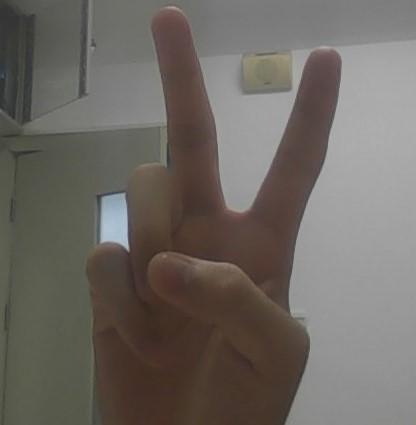
#> input picture test/testimg/test.jpg, 416 x 425 px
$ python detect_test.py
#> lines starting #> are read from the running program, lines starting #| are printed output that depends on the picture; after the words box and inside, x2 and y2 are one past the last pixel; in counts of white or black regions, pixels touching at a corner belong together
"""
@Author: blankxiao
@file: detect_test.py
@Created: 2024-11-23
@Desc: 测试手部检测的各个处理步骤
"""

import cv2
import numpy as np
from pathlib import Path
import logging

logger = logging.getLogger(__name__)

def test_hand_detection():
    """测试手部检测的各个步骤"""
    try:
        # 读取测试图片
        img_path = Path("./testimg/test.jpg")
        if not img_path.exists():
            logger.error(f"测试图片不存在: {img_path}")
            return

        # 读取并显示原始图片
        original = cv2.imread(str(img_path))
#> original is the input picture: shape (425, 416, 3); mean B, G, R 98.6, 104.3, 109.5
        cv2.imshow("1. Original Image", original)
        cv2.imwrite("testimg/1_original.jpg", original)

        # 转换到YCrCb颜色空间
        ycrcb = cv2.cvtColor(original, cv2.COLOR_BGR2YCrCb)
#> ycrcb: shape (425, 416, 3); mean of channels 0, 1, 2 105.2, 131.1, 124.3
        cv2.imshow("2. YCrCb Color Space", ycrcb)
        cv2.imwrite("testimg/2_ycrcb.jpg", ycrcb)

        # 应用肤色掩码
        # YCrCb空间中的肤色范围
        min_YCrCb = np.array([0, 133, 77], np.uint8)
        max_YCrCb = np.array([255, 173, 127], np.uint8)

        # 创建掩码
        skin_mask = cv2.inRange(ycrcb, min_YCrCb, max_YCrCb)
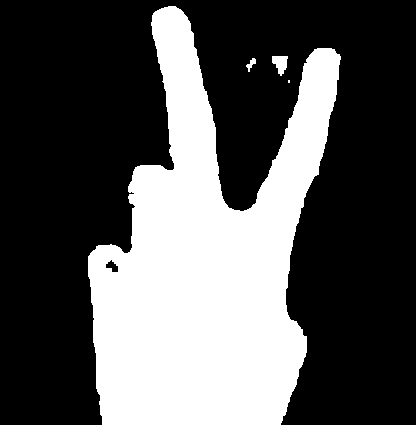
#> skin_mask: shape (425, 416); 33.4% white; 4 white regions (1 under 20 px), largest, box (x1, y1, x2, y2) and area: (88, 6, 341, 425) 58848, (272, 56, 288, 76) 210, (246, 58, 256, 72) 62
        cv2.imshow("3. Skin Mask", skin_mask)
        cv2.imwrite("testimg/3_skin_mask.jpg", skin_mask)

        # 形态学处理
        # 创建结构元素
        kernel = cv2.getStructuringElement(cv2.MORPH_ELLIPSE, (5, 5))

        # 闭运算：先膨胀后腐蚀，填充小洞
        closed = cv2.morphologyEx(skin_mask, cv2.MORPH_CLOSE, kernel)
#> closed: shape (425, 416); 33.5% white; 4 white regions (1 under 20 px), largest, box (x1, y1, x2, y2) and area: (88, 6, 341, 425) 58876, (272, 56, 288, 76) 211, (246, 58, 256, 72) 64
        cv2.imshow("4. After Closing", closed)
        cv2.imwrite("testimg/4_after_closing.jpg", closed)

        # 开运算：先腐蚀后膨胀，去除小斑点
        opened = cv2.morphologyEx(closed, cv2.MORPH_OPEN, kernel)
#> opened: shape (425, 416); 33.4% white; 3 white regions, box (x1, y1, x2, y2) and area: (88, 6, 341, 425) 58869, (272, 56, 287, 75) 202, (247, 59, 256, 69) 50
        cv2.imshow("5. After Opening", opened)
        cv2.imwrite("testimg/5_after_opening.jpg", opened)

        # 再次膨胀，扩大皮肤区域
        dilated = cv2.dilate(opened, kernel, iterations=2)
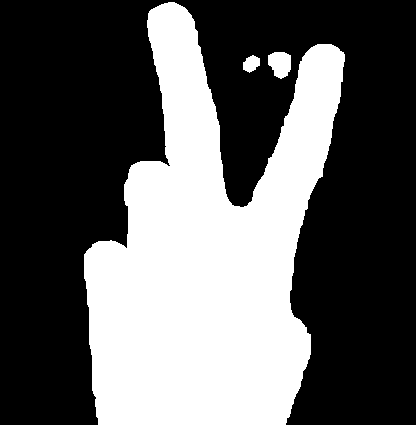
#> dilated: shape (425, 416); 37% white; 3 white regions
        cv2.imshow("6. After Dilation", dilated)
        cv2.imwrite("testimg/6_after_dilation.jpg", dilated)

        # 找到轮廓
        contours, _ = cv2.findContours(dilated, cv2.RETR_EXTERNAL, cv2.CHAIN_APPROX_SIMPLE)
#> contours = 3 contours; box (x1, y1, x2, y2) and area: (84, 2, 345, 425) 63980, (268, 52, 291, 79) 440, (243, 55, 260, 73) 186

        # 在原图上绘制轮廓
        result = original.copy()
        cv2.drawContours(result, contours, -1, (0, 255, 0), 2)
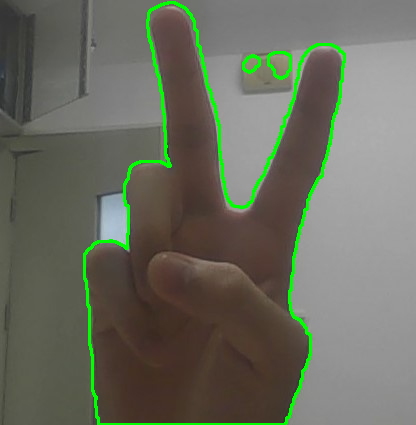
#> result: shape (425, 416, 3); 3.04% of pixels changed, all inside (x1, y1, x2, y2) = (83, 1, 346, 425)
        cv2.imshow("7. Final Result", result)
        cv2.imwrite("testimg/7_final_result.jpg", result)

        logger.info("手部检测测试完成，结果已保存到testimg目录")
        cv2.waitKey(0)
        cv2.destroyAllWindows()

    except Exception as e:
        logger.error(f"测试过程出错: {str(e)}")

if __name__ == "__main__":
    # 配置日志
    logging.basicConfig(
        level=logging.INFO,
        format='%(asctime)s - %(name)s - %(levelname)s - %(message)s'
    )

    test_hand_detection()

$ run again, with test/testimg/example_0.JPG copied over test/testimg/test.jpg
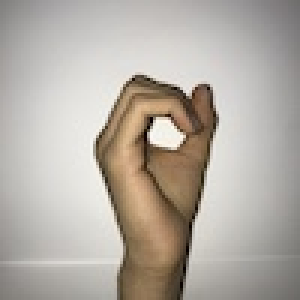
#> input picture test/testimg/example_0.JPG, 100 x 100 px (shown 3 times larger)
#> in test_hand_detection, original is the input picture: shape (100, 100, 3); mean B, G, R 163.8, 172.4, 179.3
#> ycrcb: shape (100, 100, 3); mean of channels 0, 1, 2 173.5, 132.3, 122.6
#> in test_hand_detection, `skin_mask = cv2.inRange(ycrcb, min_YCrCb, max_YCrCb)`:
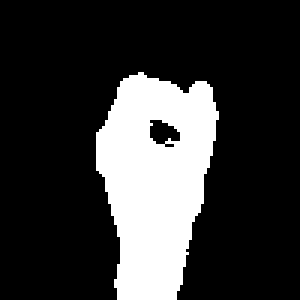
#> skin_mask: shape (100, 100) (shown 3 times larger); 21.6% white; 1 white region, box (x1, y1, x2, y2) and area: (32, 24, 73, 100) 2158
#> closed: shape (100, 100); 21.8% white; 1 white region, box (x1, y1, x2, y2) and area: (32, 24, 73, 100) 2180
#> opened: shape (100, 100); 21.8% white; 1 white region, box (x1, y1, x2, y2) and area: (32, 24, 73, 100) 2178
#> dilated: shape (100, 100); 30.2% white; 1 white region
#> contours = 1 contour; box (x1, y1, x2, y2) and area: (28, 20, 77, 100) 2910
#> in test_hand_detection, `cv2.drawContours(result, contours, -1, (0, 255, 0), 2)`:
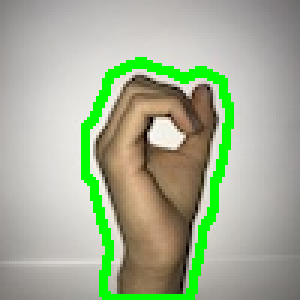
#> result: shape (100, 100, 3) (shown 3 times larger); 7.08% of pixels changed, all inside (x1, y1, x2, y2) = (27, 19, 78, 100)

$ run again, with test/testimg/example_1.JPG copied over test/testimg/test.jpg
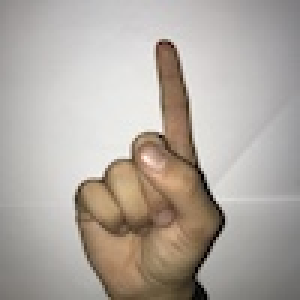
#> input picture test/testimg/example_1.JPG, 100 x 100 px (shown 3 times larger)
#> in test_hand_detection, original is the input picture: shape (100, 100, 3); mean B, G, R 161.4, 168.9, 176.2
#> ycrcb: shape (100, 100, 3); mean of channels 0, 1, 2 170.2, 132.4, 123.1
#> in test_hand_detection, `skin_mask = cv2.inRange(ycrcb, min_YCrCb, max_YCrCb)`:
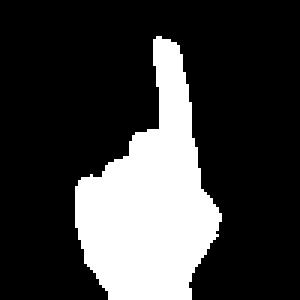
#> skin_mask: shape (100, 100) (shown 3 times larger); 23.6% white; 1 white region, box (x1, y1, x2, y2) and area: (25, 12, 74, 100) 2365
#> closed: shape (100, 100); 23.7% white; 1 white region, box (x1, y1, x2, y2) and area: (25, 12, 74, 100) 2372
#> opened: shape (100, 100); 23.7% white; 1 white region, box (x1, y1, x2, y2) and area: (25, 12, 74, 100) 2369
#> dilated: shape (100, 100); 32.5% white; 1 white region
#> contours = 1 contour; box (x1, y1, x2, y2) and area: (21, 8, 78, 100) 3134
#> in test_hand_detection, `cv2.drawContours(result, contours, -1, (0, 255, 0), 2)`:
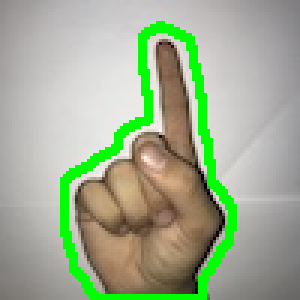
#> result: shape (100, 100, 3) (shown 3 times larger); 7.91% of pixels changed, all inside (x1, y1, x2, y2) = (20, 7, 79, 100)

$ run again, with test/testimg/example_2.JPG copied over test/testimg/test.jpg
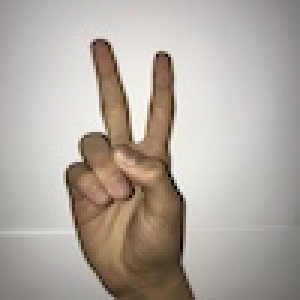
#> input picture test/testimg/example_2.JPG, 100 x 100 px (shown 3 times larger)
#> in test_hand_detection, original is the input picture: shape (100, 100, 3); mean B, G, R 161.3, 169.6, 177.9
#> ycrcb: shape (100, 100, 3); mean of channels 0, 1, 2 171.2, 132.9, 122.5
#> in test_hand_detection, `skin_mask = cv2.inRange(ycrcb, min_YCrCb, max_YCrCb)`:
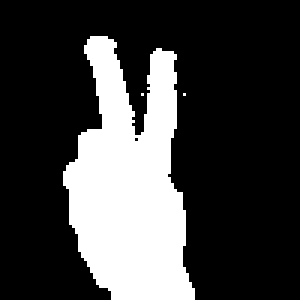
#> skin_mask: shape (100, 100) (shown 3 times larger); 25% white; 3 white regions (2 under 20 px), largest, box (x1, y1, x2, y2) and area: (21, 12, 65, 100) 2501
#> closed: shape (100, 100); 25.4% white; 1 white region, box (x1, y1, x2, y2) and area: (21, 12, 65, 100) 2545
#> opened: shape (100, 100); 25.3% white; 1 white region, box (x1, y1, x2, y2) and area: (21, 12, 65, 100) 2534
#> dilated: shape (100, 100); 35.9% white; 1 white region
#> contours = 1 contour; box (x1, y1, x2, y2) and area: (17, 8, 69, 100) 3454
#> in test_hand_detection, `cv2.drawContours(result, contours, -1, (0, 255, 0), 2)`:
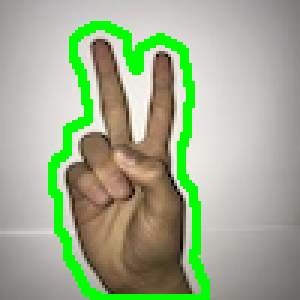
#> result: shape (100, 100, 3) (shown 3 times larger); 8.67% of pixels changed, all inside (x1, y1, x2, y2) = (16, 7, 70, 100)
